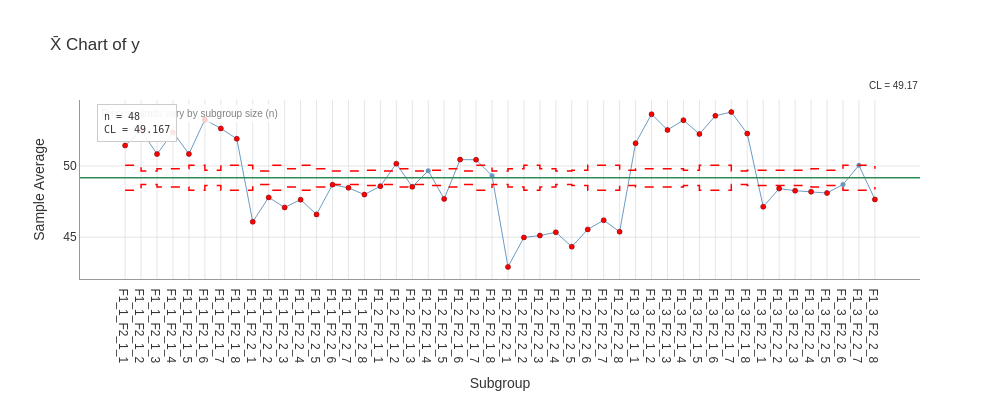

Notebook code for this chart:
### Code cell
result.plot(chart='Xbar', show_stats=True).show()

### Figure 1 — Plotly figure (JSON) as saved in the notebook; plotly's stock layout.template omitted (floating-point values rounded to 4 significant figures)
{"data": [{"hovertemplate": "%{x}<br>%{y:.3f}<extra></extra>", "line": {"color": "steelblue", "width": 1.0}, "marker": {"color": "steelblue", "size": 5}, "mode": "lines+markers", "name": "Xbar", "opacity": 0.8, "type": "scatter", "x": ["F1_1_F2_1_1", "F1_1_F2_1_2", "F1_1_F2_1_3", "F1_1_F2_1_4", "F1_1_F2_1_5", "F1_1_F2_1_6", "F1_1_F2_1_7", "F1_1_F2_1_8", "F1_1_F2_2_1", "F1_1_F2_2_2", "F1_1_F2_2_3", "F1_1_F2_2_4", "F1_1_F2_2_5", "F1_1_F2_2_6", "F1_1_F2_2_7", "F1_1_F2_2_8", "F1_2_F2_1_1", "F1_2_F2_1_2", "F1_2_F2_1_3", "F1_2_F2_1_4", "F1_2_F2_1_5", "F1_2_F2_1_6", "F1_2_F2_1_7", "F1_2_F2_1_8", "F1_2_F2_2_1", "F1_2_F2_2_2", "F1_2_F2_2_3", "F1_2_F2_2_4", "F1_2_F2_2_5", "F1_2_F2_2_6", "F1_2_F2_2_7", "F1_2_F2_2_8", "F1_3_F2_1_1", "F1_3_F2_1_2", "F1_3_F2_1_3", "F1_3_F2_1_4", "F1_3_F2_1_5", "F1_3_F2_1_6", "F1_3_F2_1_7", "F1_3_F2_1_8", "F1_3_F2_2_1", "F1_3_F2_2_2", "F1_3_F2_2_3", "F1_3_F2_2_4", "F1_3_F2_2_5", "F1_3_F2_2_6", "F1_3_F2_2_7", "F1_3_F2_2_8"], "y": [51.43, 52.51, 50.83, 52.37, 50.84, 53.25, 52.63, 51.9, 46.08, 47.8, 47.09, 47.64, 46.6, 48.69, 48.46, 47.99, 48.58, 50.16, 48.53, 49.66, 47.69, 50.45, 50.43, 49.31, 42.92, 44.99, 45.12, 45.35, 44.34, 45.55, 46.19, 45.38, 51.59, 53.63, 52.53, 53.21, 52.24, 53.52, 53.78, 52.27, 47.14, 48.41, 48.26, 48.19, 48.1, 48.7, 50.04, 47.65]}, {"hovertemplate": "UPL: %{y:.3f}<extra></extra>", "line": {"color": "red", "dash": "dash", "width": 1.5}, "mode": "lines", "name": "UPL (varies)", "showlegend": false, "type": "scatter", "x": ["F1_1_F2_1_1", "F1_1_F2_1_2", "F1_1_F2_1_2", "F1_1_F2_1_3", "F1_1_F2_1_3", "F1_1_F2_1_4", "F1_1_F2_1_4", "F1_1_F2_1_5", "F1_1_F2_1_5", "F1_1_F2_1_6", "F1_1_F2_1_6", "F1_1_F2_1_7", "F1_1_F2_1_7", "F1_1_F2_1_8", "F1_1_F2_1_8", "F1_1_F2_2_1", "F1_1_F2_2_1", "F1_1_F2_2_2", "F1_1_F2_2_2", "F1_1_F2_2_3", "F1_1_F2_2_3", "F1_1_F2_2_4", "F1_1_F2_2_4", "F1_1_F2_2_5", "F1_1_F2_2_5", "F1_1_F2_2_6", "F1_1_F2_2_6", "F1_1_F2_2_7", "F1_1_F2_2_7", "F1_1_F2_2_8", "F1_1_F2_2_8", "F1_2_F2_1_1", "F1_2_F2_1_1", "F1_2_F2_1_2", "F1_2_F2_1_2", "F1_2_F2_1_3", "F1_2_F2_1_3", "F1_2_F2_1_4", "F1_2_F2_1_4", "F1_2_F2_1_5", "F1_2_F2_1_5", "F1_2_F2_1_6", "F1_2_F2_1_6", "F1_2_F2_1_7", "F1_2_F2_1_7", "F1_2_F2_1_8", "F1_2_F2_1_8", "F1_2_F2_2_1", "F1_2_F2_2_1", "F1_2_F2_2_2", "F1_2_F2_2_2", "F1_2_F2_2_3", "F1_2_F2_2_3", "F1_2_F2_2_4", "F1_2_F2_2_4", "F1_2_F2_2_5", "F1_2_F2_2_5", "F1_2_F2_2_6", "F1_2_F2_2_6", "F1_2_F2_2_7", "F1_2_F2_2_7", "F1_2_F2_2_8", "F1_2_F2_2_8", "F1_3_F2_1_1", "F1_3_F2_1_1", "F1_3_F2_1_2", "F1_3_F2_1_2", "F1_3_F2_1_3", "F1_3_F2_1_3", "F1_3_F2_1_4", "F1_3_F2_1_4", "F1_3_F2_1_5", "F1_3_F2_1_5", "F1_3_F2_1_6", "F1_3_F2_1_6", "F1_3_F2_1_7", "F1_3_F2_1_7", "F1_3_F2_1_8", "F1_3_F2_1_8", "F1_3_F2_2_1", "F1_3_F2_2_1", "F1_3_F2_2_2", "F1_3_F2_2_2", "F1_3_F2_2_3", "F1_3_F2_2_3", "F1_3_F2_2_4", "F1_3_F2_2_4", "F1_3_F2_2_5", "F1_3_F2_2_5", "F1_3_F2_2_6", "F1_3_F2_2_6", "F1_3_F2_2_7", "F1_3_F2_2_7", "F1_3_F2_2_8", "F1_3_F2_2_8"], "y": [50.04, 50.04, 49.64, 49.64, 49.81, 49.81, 49.81, 49.81, 50.04, 50.04, 49.7, 49.7, 50.04, 50.04, 50.04, 50.04, 49.64, 49.64, 50.04, 50.04, 49.81, 49.81, 50.04, 50.04, 49.81, 49.81, 49.64, 49.64, 49.64, 49.64, 49.7, 49.7, 49.64, 49.64, 49.81, 49.81, 49.64, 49.64, 49.7, 49.7, 49.81, 49.81, 49.64, 49.64, 50.04, 50.04, 49.64, 49.64, 49.81, 49.81, 50.04, 50.04, 49.81, 49.81, 49.64, 49.64, 49.7, 49.7, 50.04, 50.04, 50.04, 50.04, 49.7, 49.7, 49.81, 49.81, 49.81, 49.81, 49.81, 49.81, 49.7, 49.7, 50.04, 50.04, 50.04, 50.04, 49.64, 49.64, 49.7, 49.7, 49.7, 49.7, 49.7, 49.7, 49.7, 49.7, 49.81, 49.81, 49.7, 49.7, 50.04, 50.04, 50.04, 50.04, 49.81]}, {"hovertemplate": "LPL: %{y:.3f}<extra></extra>", "line": {"color": "red", "dash": "dash", "width": 1.5}, "mode": "lines", "name": "LPL (varies)", "showlegend": false, "type": "scatter", "x": ["F1_1_F2_1_1", "F1_1_F2_1_2", "F1_1_F2_1_2", "F1_1_F2_1_3", "F1_1_F2_1_3", "F1_1_F2_1_4", "F1_1_F2_1_4", "F1_1_F2_1_5", "F1_1_F2_1_5", "F1_1_F2_1_6", "F1_1_F2_1_6", "F1_1_F2_1_7", "F1_1_F2_1_7", "F1_1_F2_1_8", "F1_1_F2_1_8", "F1_1_F2_2_1", "F1_1_F2_2_1", "F1_1_F2_2_2", "F1_1_F2_2_2", "F1_1_F2_2_3", "F1_1_F2_2_3", "F1_1_F2_2_4", "F1_1_F2_2_4", "F1_1_F2_2_5", "F1_1_F2_2_5", "F1_1_F2_2_6", "F1_1_F2_2_6", "F1_1_F2_2_7", "F1_1_F2_2_7", "F1_1_F2_2_8", "F1_1_F2_2_8", "F1_2_F2_1_1", "F1_2_F2_1_1", "F1_2_F2_1_2", "F1_2_F2_1_2", "F1_2_F2_1_3", "F1_2_F2_1_3", "F1_2_F2_1_4", "F1_2_F2_1_4", "F1_2_F2_1_5", "F1_2_F2_1_5", "F1_2_F2_1_6", "F1_2_F2_1_6", "F1_2_F2_1_7", "F1_2_F2_1_7", "F1_2_F2_1_8", "F1_2_F2_1_8", "F1_2_F2_2_1", "F1_2_F2_2_1", "F1_2_F2_2_2", "F1_2_F2_2_2", "F1_2_F2_2_3", "F1_2_F2_2_3", "F1_2_F2_2_4", "F1_2_F2_2_4", "F1_2_F2_2_5", "F1_2_F2_2_5", "F1_2_F2_2_6", "F1_2_F2_2_6", "F1_2_F2_2_7", "F1_2_F2_2_7", "F1_2_F2_2_8", "F1_2_F2_2_8", "F1_3_F2_1_1", "F1_3_F2_1_1", "F1_3_F2_1_2", "F1_3_F2_1_2", "F1_3_F2_1_3", "F1_3_F2_1_3", "F1_3_F2_1_4", "F1_3_F2_1_4", "F1_3_F2_1_5", "F1_3_F2_1_5", "F1_3_F2_1_6", "F1_3_F2_1_6", "F1_3_F2_1_7", "F1_3_F2_1_7", "F1_3_F2_1_8", "F1_3_F2_1_8", "F1_3_F2_2_1", "F1_3_F2_2_1", "F1_3_F2_2_2", "F1_3_F2_2_2", "F1_3_F2_2_3", "F1_3_F2_2_3", "F1_3_F2_2_4", "F1_3_F2_2_4", "F1_3_F2_2_5", "F1_3_F2_2_5", "F1_3_F2_2_6", "F1_3_F2_2_6", "F1_3_F2_2_7", "F1_3_F2_2_7", "F1_3_F2_2_8", "F1_3_F2_2_8"], "y": [48.29, 48.29, 48.7, 48.7, 48.52, 48.52, 48.52, 48.52, 48.29, 48.29, 48.63, 48.63, 48.29, 48.29, 48.29, 48.29, 48.7, 48.7, 48.29, 48.29, 48.52, 48.52, 48.29, 48.29, 48.52, 48.52, 48.7, 48.7, 48.7, 48.7, 48.63, 48.63, 48.7, 48.7, 48.52, 48.52, 48.7, 48.7, 48.63, 48.63, 48.52, 48.52, 48.7, 48.7, 48.29, 48.29, 48.7, 48.7, 48.52, 48.52, 48.29, 48.29, 48.52, 48.52, 48.7, 48.7, 48.63, 48.63, 48.29, 48.29, 48.29, 48.29, 48.63, 48.63, 48.52, 48.52, 48.52, 48.52, 48.52, 48.52, 48.63, 48.63, 48.29, 48.29, 48.29, 48.29, 48.7, 48.7, 48.63, 48.63, 48.63, 48.63, 48.63, 48.63, 48.63, 48.63, 48.52, 48.52, 48.63, 48.63, 48.29, 48.29, 48.29, 48.29, 48.52]}, {"hovertemplate": "Beyond Limits<br>%{x}<br>%{y:.3f}<extra></extra>", "marker": {"color": "red", "line": {"color": "darkred", "width": 0.5}, "size": 5, "symbol": "circle"}, "mode": "markers", "name": "Beyond Limits", "showlegend": false, "type": "scatter", "x": ["F1_1_F2_1_1", "F1_1_F2_1_2", "F1_1_F2_1_3", "F1_1_F2_1_4", "F1_1_F2_1_5", "F1_1_F2_1_6", "F1_1_F2_1_7", "F1_1_F2_1_8", "F1_1_F2_2_1", "F1_1_F2_2_2", "F1_1_F2_2_3", "F1_1_F2_2_4", "F1_1_F2_2_5", "F1_1_F2_2_6", "F1_1_F2_2_7", "F1_1_F2_2_8", "F1_2_F2_1_1", "F1_2_F2_1_2", "F1_2_F2_1_3", "F1_2_F2_1_5", "F1_2_F2_1_6", "F1_2_F2_1_7", "F1_2_F2_2_1", "F1_2_F2_2_2", "F1_2_F2_2_3", "F1_2_F2_2_4", "F1_2_F2_2_5", "F1_2_F2_2_6", "F1_2_F2_2_7", "F1_2_F2_2_8", "F1_3_F2_1_1", "F1_3_F2_1_2", "F1_3_F2_1_3", "F1_3_F2_1_4", "F1_3_F2_1_5", "F1_3_F2_1_6", "F1_3_F2_1_7", "F1_3_F2_1_8", "F1_3_F2_2_1", "F1_3_F2_2_2", "F1_3_F2_2_3", "F1_3_F2_2_4", "F1_3_F2_2_5", "F1_3_F2_2_8"], "y": [51.43, 52.51, 50.83, 52.37, 50.84, 53.25, 52.63, 51.9, 46.08, 47.8, 47.09, 47.64, 46.6, 48.69, 48.46, 47.99, 48.58, 50.16, 48.53, 47.69, 50.45, 50.43, 42.92, 44.99, 45.12, 45.35, 44.34, 45.55, 46.19, 45.38, 51.59, 53.63, 52.53, 53.21, 52.24, 53.52, 53.78, 52.27, 47.14, 48.41, 48.26, 48.19, 48.1, 47.65]}], "layout": {"annotations": [{"bgcolor": "rgba(255,255,255,0.8)", "borderpad": 3, "font": {"color": "gray", "size": 10}, "showarrow": false, "text": "Process limits vary by subgroup size (n)", "x": 0.02, "xref": "paper", "y": 0.98, "yref": "paper"}, {"bgcolor": "rgba(255,255,255,0.7)", "font": {"color": "#333333", "size": 10}, "showarrow": false, "text": "CL = 49.17", "x": 1.0, "xanchor": "right", "xref": "paper", "y": 1.04, "yanchor": "bottom", "yref": "paper"}, {"align": "left", "bgcolor": "rgba(255, 255, 255, 0.9)", "bordercolor": "#CCCCCC", "borderpad": 6, "borderwidth": 1, "font": {"color": "#333333", "family": "monospace", "size": 10}, "showarrow": false, "text": "n = 48<br>CL = 49.167", "x": 0.02, "xanchor": "left", "xref": "paper", "y": 0.98, "yanchor": "top", "yref": "paper"}], "font": {"color": "#333333", "family": "Arial, sans-serif", "size": 12}, "height": 400, "hovermode": "x unified", "margin": {"b": 80}, "paper_bgcolor": "white", "plot_bgcolor": "white", "shapes": [{"line": {"color": "#2E8B57", "dash": "solid", "width": 1.5}, "type": "line", "x0": 0, "x1": 1, "xref": "x domain", "y0": 49.17, "y1": 49.17}], "showlegend": false, "title": {"text": "X̄ Chart of y"}, "width": 1000, "xaxis": {"automargin": true, "gridcolor": "#E5E5E5", "gridwidth": 1.0, "linecolor": "#999999", "linewidth": 1.0, "showgrid": true, "showline": true, "title": {"text": "Subgroup"}, "type": "category"}, "yaxis": {"gridcolor": "#E5E5E5", "gridwidth": 1.0, "linecolor": "#999999", "linewidth": 1.0, "showgrid": true, "showline": true, "title": {"text": "Sample Average"}, "zeroline": false}}}
